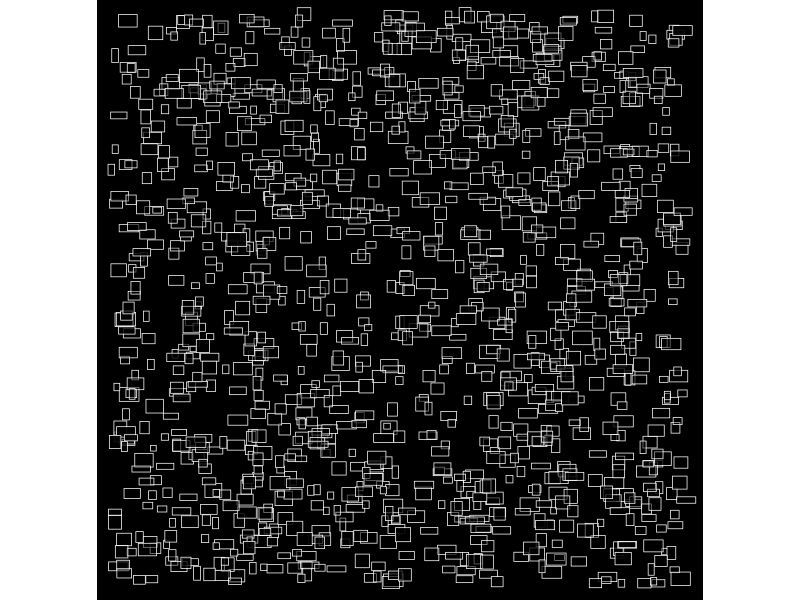
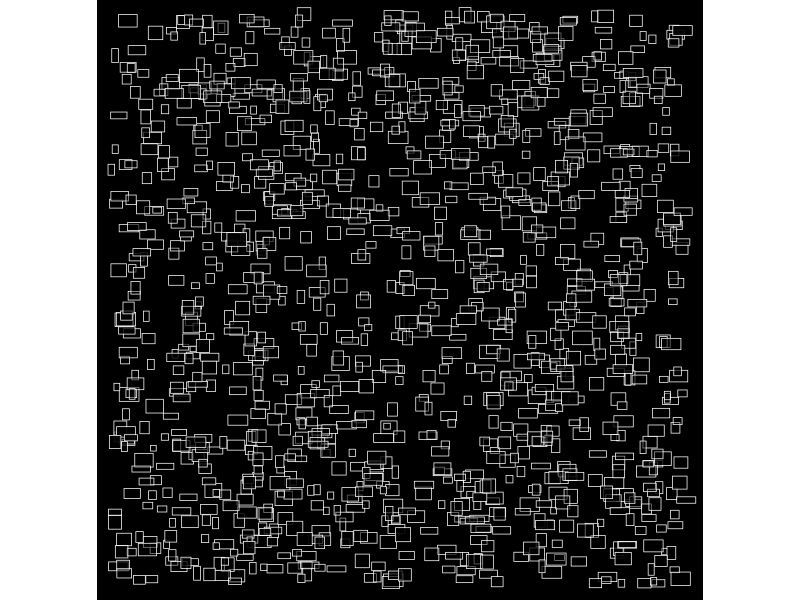

The R source for these figures, in order:
library(tidyverse)
library(ragg)
size <- 1250
coords <- tibble(
  width = runif(size, min = 0.01, 0.035),
  height = runif(size, min = 0.01, 0.025),
  x = runif(size),
  y = runif(size),
  alpha = runif(size)
)


coords %>% 
  ggplot() + 
  geom_rect(aes(xmin = x, ymin = y, xmax = x + width,ymax = y + height, alpha = alpha), color ="white" ,fill ="black", size = 0.25) + 
  coord_equal(expand = F, clip = "off") + 
  scale_alpha(range = c(0.25, 0.95), guide = "none") + 
  theme_minimal() + 
  theme(
    plot.background = element_rect(fill = "black", color = NA),
    panel.grid = element_blank(),
    axis.text = element_blank())


ggsave(here::here("Graphics","random_rect.png"), width = 6, height = 6, unit = "in", device = agg_png())
dev.off()
